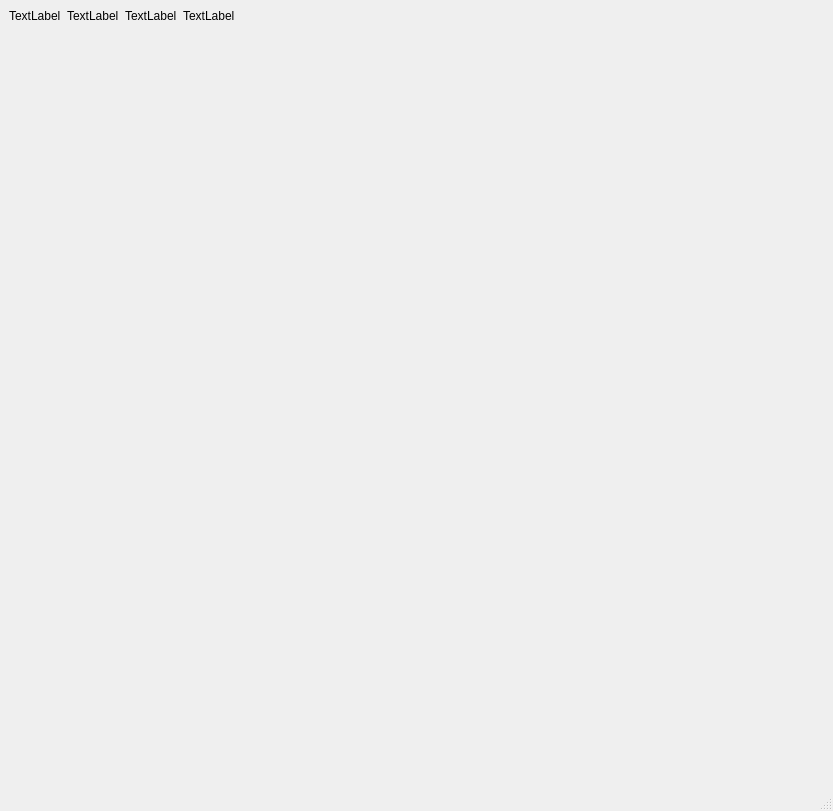
<?xml version="1.0" encoding="UTF-8"?>
<ui version="4.0">
 <class>MainWindow</class>
 <widget class="QMainWindow" name="MainWindow">
  <property name="geometry">
   <rect>
    <x>0</x>
    <y>0</y>
    <width>833</width>
    <height>811</height>
   </rect>
  </property>
  <property name="windowTitle">
   <string>MainWindow</string>
  </property>
  <widget class="QWidget" name="centralwidget">
   <property name="enabled">
    <bool>true</bool>
   </property>
   <property name="autoFillBackground">
    <bool>false</bool>
   </property>
   <layout class="QVBoxLayout" name="verticalLayout_2">
    <property name="sizeConstraint">
     <enum>QLayout::SetFixedSize</enum>
    </property>
    <item>
     <layout class="QVBoxLayout" name="verticalLayout"/>
    </item>
    <item>
     <layout class="QVBoxLayout" name="verticalLayout_4">
      <item>
       <layout class="QHBoxLayout" name="horizontalLayout_3">
        <item>
         <widget class="QLabel" name="label_2">
          <property name="text">
           <string>TextLabel</string>
          </property>
         </widget>
        </item>
        <item>
         <widget class="QLabel" name="label">
          <property name="text">
           <string>TextLabel</string>
          </property>
         </widget>
        </item>
        <item>
         <widget class="QLabel" name="label_3">
          <property name="text">
           <string>TextLabel</string>
          </property>
         </widget>
        </item>
        <item>
         <widget class="QLabel" name="label_4">
          <property name="text">
           <string>TextLabel</string>
          </property>
         </widget>
        </item>
       </layout>
      </item>
      <item>
       <layout class="QHBoxLayout" name="horizontalLayout_4"/>
      </item>
     </layout>
    </item>
   </layout>
  </widget>
  <widget class="QMenuBar" name="menubar">
   <property name="geometry">
    <rect>
     <x>0</x>
     <y>0</y>
     <width>833</width>
     <height>26</height>
    </rect>
   </property>
  </widget>
  <widget class="QStatusBar" name="statusbar"/>
 </widget>
 <resources/>
 <connections/>
</ui>
